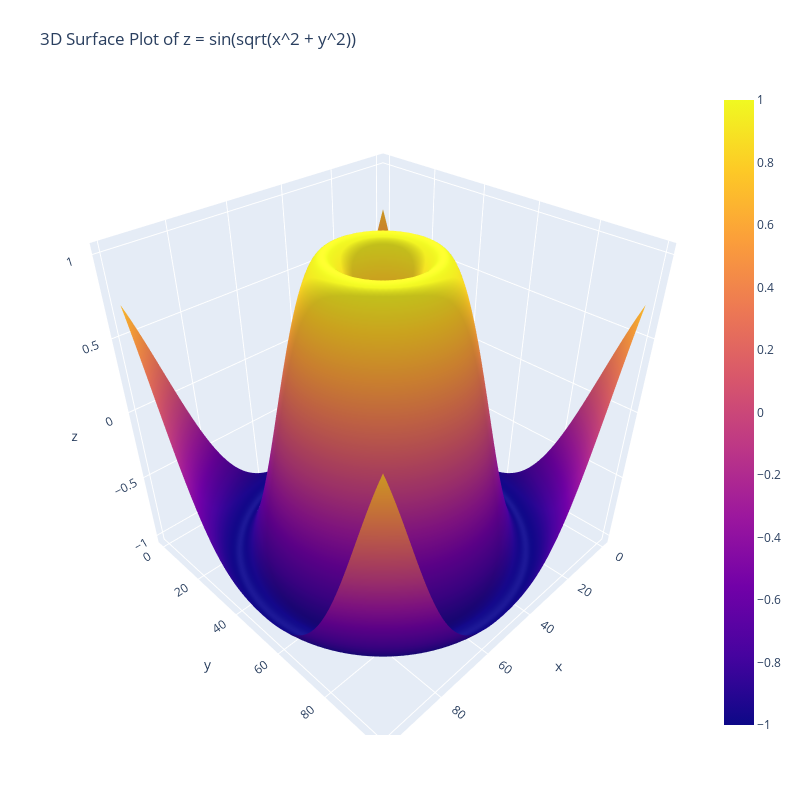

The code cell stored with this chart in its notebook:
### Markdown cell above
4. Using the given x and y data, generate a 3D surface plot to visualize the function ![image.png](attachment:image.png)

### Code cell
import plotly.graph_objects as go


x = np.linspace(-5, 5, 100)
y = np.linspace(-5, 5, 100)
x, y = np.meshgrid(x, y)
z = np.sin(np.sqrt(x**2 + y**2))

data = {
    'X': x.flatten(),
    'Y': y.flatten(),
    'Z': z.flatten()
}
df = pd.DataFrame(data)


fig = go.Figure(data=[go.Surface(z=df.pivot_table(index='Y', columns='X', values='Z').values)])
fig.update_layout(title='3D Surface Plot of z = sin(sqrt(x^2 + y^2))', autosize=False,
                  width=800, height=800,
                  margin=dict(l=65, r=50, b=65, t=90))
fig.show()

### Figure 1 — Plotly figure (JSON) as saved in the notebook; plotly's stock layout.template omitted (floating-point values rounded to 4 significant figures; data arrays with more than 128 entries replaced by an {"elided": "..."} marker saying what was removed)
{"data": [{"type": "surface", "z": {"elided": "100x100 float values"}}], "layout": {"autosize": false, "height": 800, "margin": {"b": 65, "l": 65, "r": 50, "t": 90}, "title": {"text": "3D Surface Plot of z = sin(sqrt(x^2 + y^2))"}, "width": 800}}
